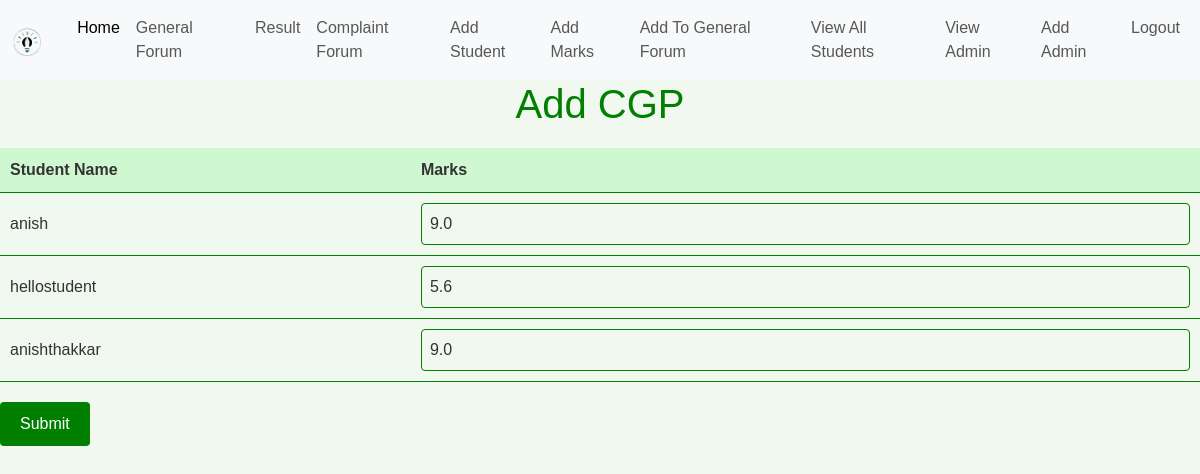
The page /add_marks/ (signed in) on the database its author committed.
### deptmanagementsystem/models.py (models this page shows, shortened)
class Marks(models.Model):
    cgp = models.FloatField(default=0)
    student = models.OneToOneField(Student, on_delete=models.CASCADE, null=True )

class Student(models.Model):
    name = models.CharField(max_length=20)
    batchId = models.IntegerField(null=True) #batchno(1,2) + semisternumber(1-8)
    description = models.CharField(max_length = 200)

### deptmanagementsystem/views.py (the view, shortened to what this page needs)
# urls.py: path('add_marks/', add_marks, name='add-marks'),
def add_marks(request):
    students = Student.objects.all()
    marks = Marks.objects.all()
    return render(request, 'add_marks.html', {'students': students, 'marks' : marks})

### templates/add_marks.html (shortened to what this page needs)
{% extends 'base.html' %}
{% block content %}
    <h1>Add CGP</h1>
    <form method="post" action="">
        <table>
            <thead>
                <tr>
                    <th>Student Name</th>
                    <th>Marks</th>
                </tr>
            </thead>
            <tbody>
                {% for mark in marks %}
                    <tr>
                        <td>{{ mark.student.name }}</td>
                        <td><input type="text" name="marks_{{ mark.student.id }}" value="{{ mark.cgp }}" ></td>
                    </tr>
                {% endfor %}
            </tbody>
        </table>
        <button type="submit">Submit</button>
    </form>
    {% endblock content %}

### templates/add_marks.html (style rules this page uses)
body { font-family: Arial, sans-serif; background-color: #f0f8f0; color: #333; margin: 0; padding: 0; }
h1 { color: #007f00; text-align: center; margin-bottom: 20px; }
table { width: 100%; border-collapse: collapse; margin-bottom: 20px; }
th, td { padding: 10px; text-align: left; border-bottom: 1px solid #007f00; }
th { background-color: #d0f8d0; }
input[type="text"] { width: 100%; padding: 8px; border: 1px solid #007f00; border-radius: 4px; box-sizing: border-box; background-color: #f0f8f0; color: #333; }
button[type="submit"] { background-color: #007f00; color: #fff; padding: 10px 20px; border: none; border-radius: 4px; cursor: pointer; }

### rows shown on the page
Marks: student.name "anish", cgp "9.0"
Marks: student.name "hellostudent", cgp "5.6"
Marks: student.name "anishthakkar", cgp "9.0"
